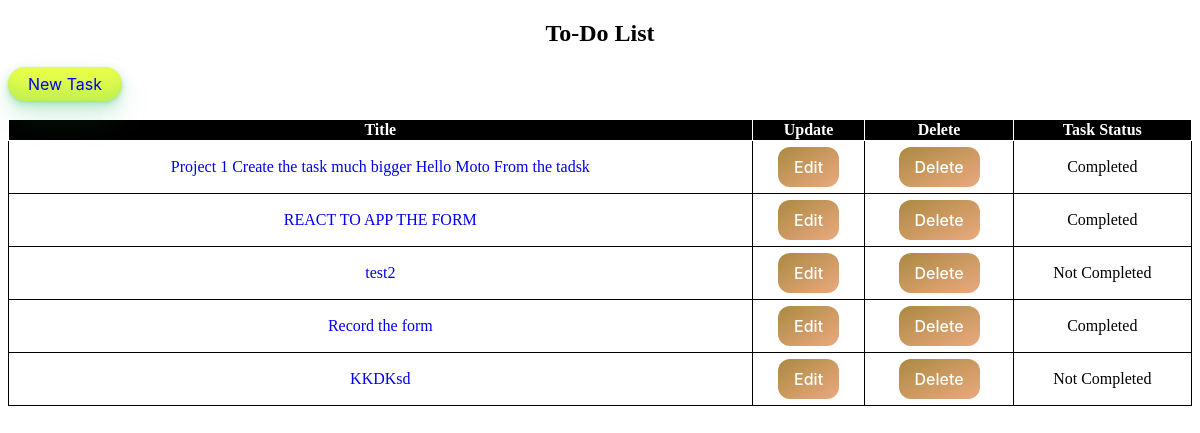
The page / on the database its author committed.
### todo/models.py (models this page shows, shortened)
class Task(models.Model):
    user = models.ForeignKey(settings.AUTH_USER_MODEL, on_delete=models.CASCADE)
    title = models.CharField(max_length = 200)
    description = models.TextField()
    start_date = models.DateTimeField(default=timezone.now)
    end_date = models.DateTimeField(blank=True, null=True)
    task_status = models.BooleanField(null=False,default=False)

### todo/views.py (the view)
# urls.py: path('',views.task_list,name='task_list'),
def task_list(request):
    tasks = Task.objects.all().order_by('start_date')
    return render(request, 'todo/task_list.html',{'tasks':tasks})

### todo/templates/todo/task_list.html (shortened to what this page needs)
{% load static %}
<!DOCTYPE html>
<html>
    <head>
        <link rel="stylesheet" href="{% static 'css/task_list.css' %}">
    </head>
<body onload="loadCheckboxState()">
    <h2 class = 'Heading'>To-Do List</h2>
    <button class="button-33"><a href ="{% url 'task_new'%}">New Task</a></button>
    <table>
        <tr>
            <th>Title</th>
            <th>Update</th>
            <th>Delete</th>
            <th>Task Status</th>
        </tr>
        {%for task in tasks%}
        <tr>
          <td><a href = "{% url 'task_detail' id=task.id%}">{{task.title}}</a></td>
          <td><button class="button-62"><a href = "{% url 'task_edit' id=task.id%}">Edit</a></button></td>
          <td><button class="button-62"><a href = "{% url 'task_delete' id=task.id%}">Delete</a></button></td>
          <td>{% if task.task_status %}
            <p>Completed</p>
            {% else %}
            <p>Not Completed</p>
            {% endif %}</td>
        </tr>
        {%endfor%}
    </table>
</body>
</html>

### todo/static/css/task_list.css (style rules this page uses)
table,th,td { border: 1px solid black; border-collapse: collapse; }
.button-33 { background-color: #e5fd4b; border-radius: 100px; box-shadow: rgba(44, 187, 99, .2) 0 -25px 18px -14px inset,rgba(44, 187, 99, .15) 0 1px 2px,rgba(44, 187, 99, .15) 0 2px 4px,rgba(44, 187, 99, .15) 0 4px 8px,rgba(44, 187, 99, .15) 0 8px 16px,rgba(44, 187, 99, .15) 0 16px 32px; color: yellow; cursor: pointer; display: inline-block; font-family: CerebriSans-Regular,-apple-system,system-ui,Roboto,sans-serif; padding: 7px 20px; text-align: center; text-decoration: none; transition: all 250ms; border: 0; font-size: 16px; user-select: none; -webkit-user-select: none; touch-action: manipulation; }
a { text-decoration: none; }
table { width: 100%; text-align: center; margin-top: 1.5% ; }
.button-62 { background: linear-gradient(to bottom right, #ab8941, #eba97f); border: 0; border-radius: 12px; color: #FFFFFF; cursor: pointer; display: inline-block; font-family: -apple-system,system-ui,"Segoe UI",Roboto,Helvetica,Arial,sans-serif; font-size: 16px; font-weight: 500; line-height: 2.5; outline: transparent; padding: 0 1rem; text-align: center; text-decoration: none; transition: box-shadow .2s ease-in-out; user-select: none; -webkit-user-select: none; touch-action: manipulation; white-space: nowrap; }
.button-62 a { color: white; }
.Heading { text-align: center; }
th { background-color: black; color: white; border-color: white; }

### rows shown on the page
Task: title "Project 1 Create the task much bigger Hello Moto From the tadsk", task_status "Completed"
Task: title "REACT TO APP THE FORM", task_status "Completed"
Task: title "test2", task_status "Not Completed"
Task: title "Record the form", task_status "Completed"
Task: title "KKDKsd", task_status "Not Completed"
